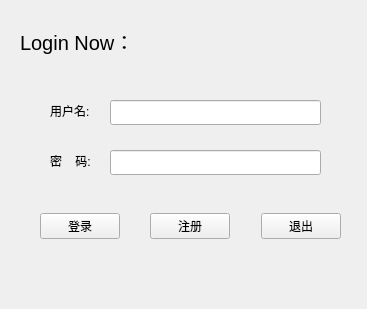
<?xml version="1.0" encoding="UTF-8"?>
<ui version="4.0">
 <class>Widget</class>
 <widget class="QWidget" name="Widget">
  <property name="geometry">
   <rect>
    <x>0</x>
    <y>0</y>
    <width>367</width>
    <height>309</height>
   </rect>
  </property>
  <property name="windowTitle">
   <string>登陆界面</string>
  </property>
  <widget class="QLabel" name="label">
   <property name="geometry">
    <rect>
     <x>20</x>
     <y>20</y>
     <width>121</width>
     <height>41</height>
    </rect>
   </property>
   <property name="font">
    <font>
     <pointsize>15</pointsize>
    </font>
   </property>
   <property name="text">
    <string>Login Now：</string>
   </property>
  </widget>
  <widget class="QLineEdit" name="lineEdit_username">
   <property name="geometry">
    <rect>
     <x>110</x>
     <y>100</y>
     <width>211</width>
     <height>25</height>
    </rect>
   </property>
   <property name="text">
    <string/>
   </property>
  </widget>
  <widget class="QLineEdit" name="lineEdit_password">
   <property name="geometry">
    <rect>
     <x>110</x>
     <y>150</y>
     <width>211</width>
     <height>25</height>
    </rect>
   </property>
  </widget>
  <widget class="QLabel" name="label_2">
   <property name="geometry">
    <rect>
     <x>50</x>
     <y>100</y>
     <width>51</width>
     <height>21</height>
    </rect>
   </property>
   <property name="text">
    <string>用户名:</string>
   </property>
  </widget>
  <widget class="QLabel" name="label_3">
   <property name="geometry">
    <rect>
     <x>50</x>
     <y>150</y>
     <width>51</width>
     <height>21</height>
    </rect>
   </property>
   <property name="text">
    <string>密    码:</string>
   </property>
  </widget>
  <widget class="QWidget" name="">
   <property name="geometry">
    <rect>
     <x>40</x>
     <y>210</y>
     <width>301</width>
     <height>33</height>
    </rect>
   </property>
   <layout class="QGridLayout" name="gridLayout">
    <item row="0" column="2">
     <widget class="QPushButton" name="btn_signin">
      <property name="text">
       <string>注册</string>
      </property>
     </widget>
    </item>
    <item row="0" column="1">
     <spacer name="horizontalSpacer">
      <property name="orientation">
       <enum>Qt::Horizontal</enum>
      </property>
      <property name="sizeHint" stdset="0">
       <size>
        <width>60</width>
        <height>20</height>
       </size>
      </property>
     </spacer>
    </item>
    <item row="0" column="0">
     <widget class="QPushButton" name="btn_login">
      <property name="text">
       <string>登录</string>
      </property>
     </widget>
    </item>
    <item row="0" column="4">
     <widget class="QPushButton" name="btn_exit">
      <property name="text">
       <string>退出</string>
      </property>
     </widget>
    </item>
    <item row="0" column="3">
     <spacer name="horizontalSpacer_2">
      <property name="orientation">
       <enum>Qt::Horizontal</enum>
      </property>
      <property name="sizeHint" stdset="0">
       <size>
        <width>60</width>
        <height>20</height>
       </size>
      </property>
     </spacer>
    </item>
   </layout>
  </widget>
 </widget>
 <resources/>
 <connections/>
</ui>
